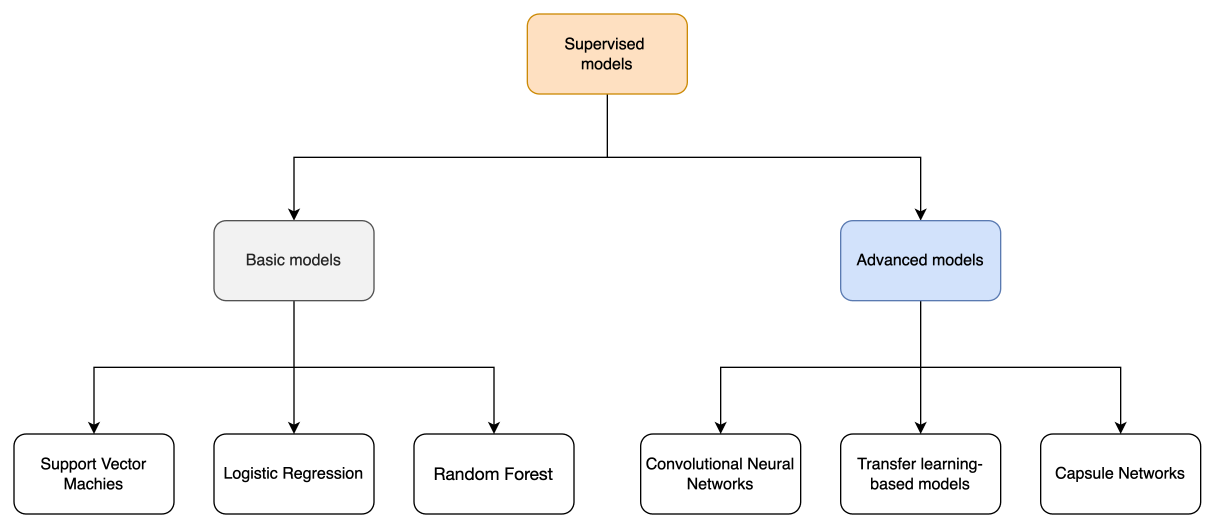
#> input picture images/Supervised_Models.png, 3644 x 1584 px (shown at 1/3 size); its folder holds only this picture in this run
$ python -i visualizer.py   (imports and definitions only)   (older library calls are emulated)
#> lines starting #> are read from the running program, lines starting #| are printed output that depends on the picture; after the words box and inside, x2 and y2 are one past the last pixel; in counts of white or black regions, pixels touching at a corner belong together
### src/preprocessing/image_preprocessor.py
# -*- coding: utf-8 -*-
import os

import cv2
import matplotlib.pyplot as plt
import numpy as np
import pandas as pd
import seaborn as sns


def crop_image(image_path, margin_percentage=10):
    """
    crop_image function takes an image path as input
    and returns the cropped image.

    Input:
    image_path: str: Path to the image file
    margin_percentage: int: Percentage of the image
    to be cropped from all sides

    Output:
    cropped_image: np.array: Cropped image as a numpy array
    image: np.array: Original image as a numpy array
    """
#> called with image_path = '../../images/Supervised_Models.png', margin_percentage = 10
    image = cv2.imread(image_path)
#> image is the input picture: shape (1584, 3644, 3); mean B, G, R 248.1, 248.3, 248.5
    gray = cv2.cvtColor(image, cv2.COLOR_BGR2GRAY)
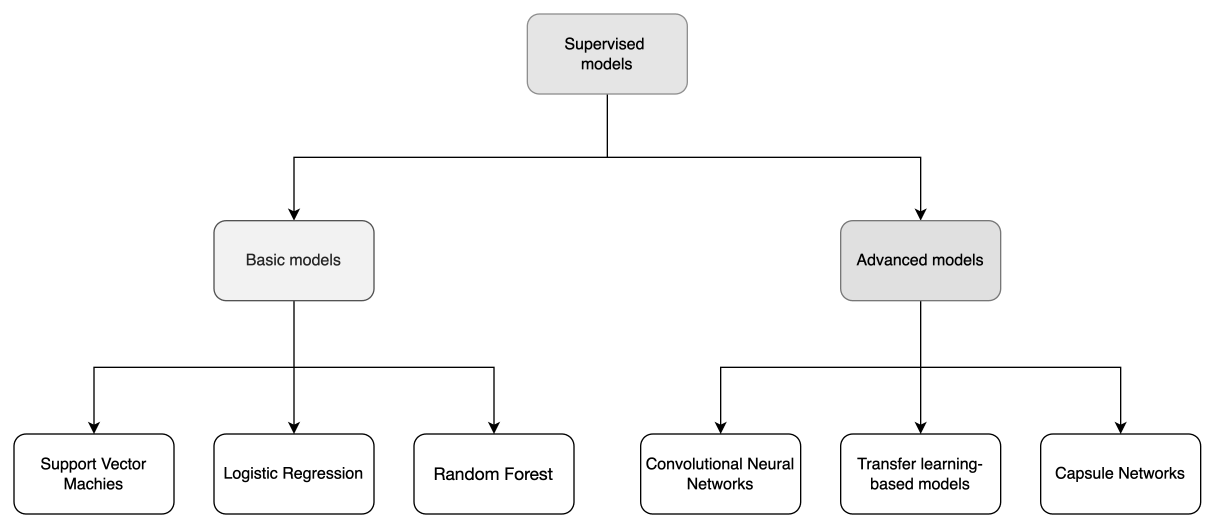
#> gray: shape (1584, 3644) (shown at 1/3 size); min 0, max 255, mean 248.3
    height, width = gray.shape
#> height = 1584; width = 3644
    margin_x = int(width * margin_percentage / 100)
#> margin_x = 364
    margin_y = int(height * margin_percentage / 100)
#> margin_y = 158

    cropped_image = gray[margin_y : height - margin_y, margin_x : width - margin_x]
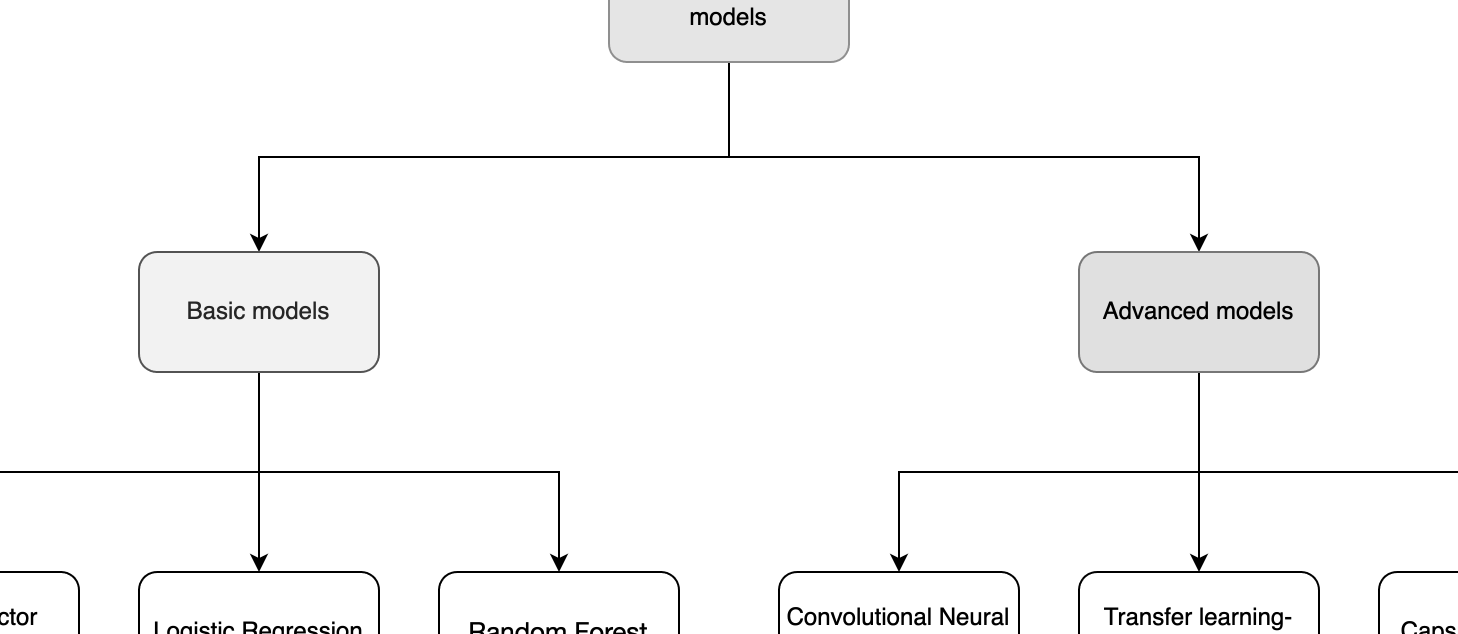
#> cropped_image: shape (1268, 2916) (shown at 1/2 size); min 0, max 255, mean 248.2

    return cropped_image, gray


# [198 lines left out: functions apply_image_mask, calulate_image_statistics, get_images_statistics, get_edges_images_statistics, get_masked_images_statistics, store_images_statistics and 4 more, not called in this run]

### src/visualization/visualizer.py
# -*- coding: utf-8 -*-
import os

import cv2
import matplotlib.pyplot as plt
import numpy as np
import pandas as pd
import tensorflow as tf
from sklearn.metrics import classification_report, confusion_matrix
from tensorflow.keras.layers import Conv2D
from tensorflow.keras.models import Model

import src.preprocessing.image_preprocessor as preprocessor


# [19 lines left out: function draw_image_histogram, not called in this run]


def draw_image_countours(image_path, display_image=False):
    """
    draw_image_countours function takes an image path as input
    and displays the image with contours.

    Input:
    image_path: str: Path to the image file
    display_image: bool: If True, the image with contours will be displayed
    """
    image = preprocessor.crop_image(image_path, 10)
    blurred_image = cv2.GaussianBlur(image[0], (5, 5), 0)
    edges = cv2.Canny(blurred_image, 50, 150)
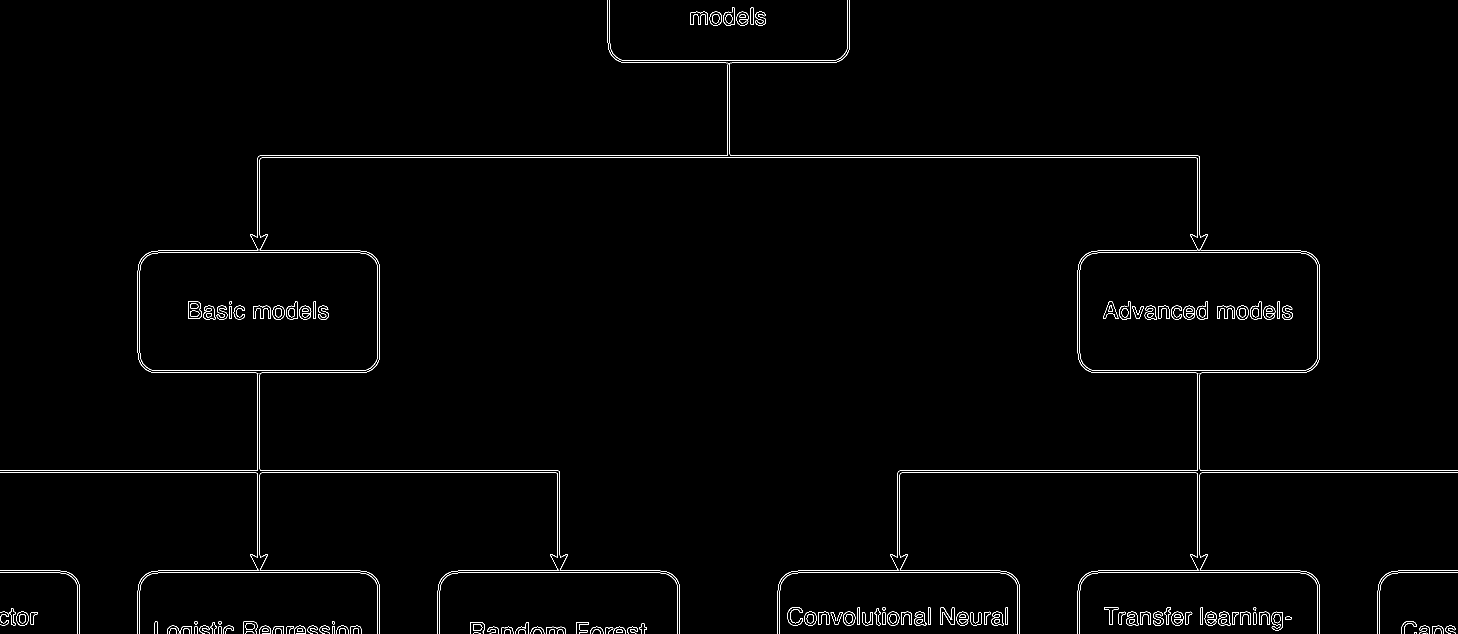
#> edges: shape (1268, 2916) (shown at 1/2 size); 1% white in thin lines or dots
    contours, _ = cv2.findContours(edges, cv2.RETR_TREE, cv2.CHAIN_APPROX_SIMPLE)
#> contours = 293 contours, 66 with area under 20; largest, box (x1, y1, x2, y2) and area: (2159, 505, 2636, 742) 111325, (279, 505, 756, 742) 111321, (2159, 505, 2636, 742) 111267, (279, 505, 756, 742) 111263, (376, 602, 404, 638) 856
#> (the run stopped early here; a loop or call above may not have finished)
